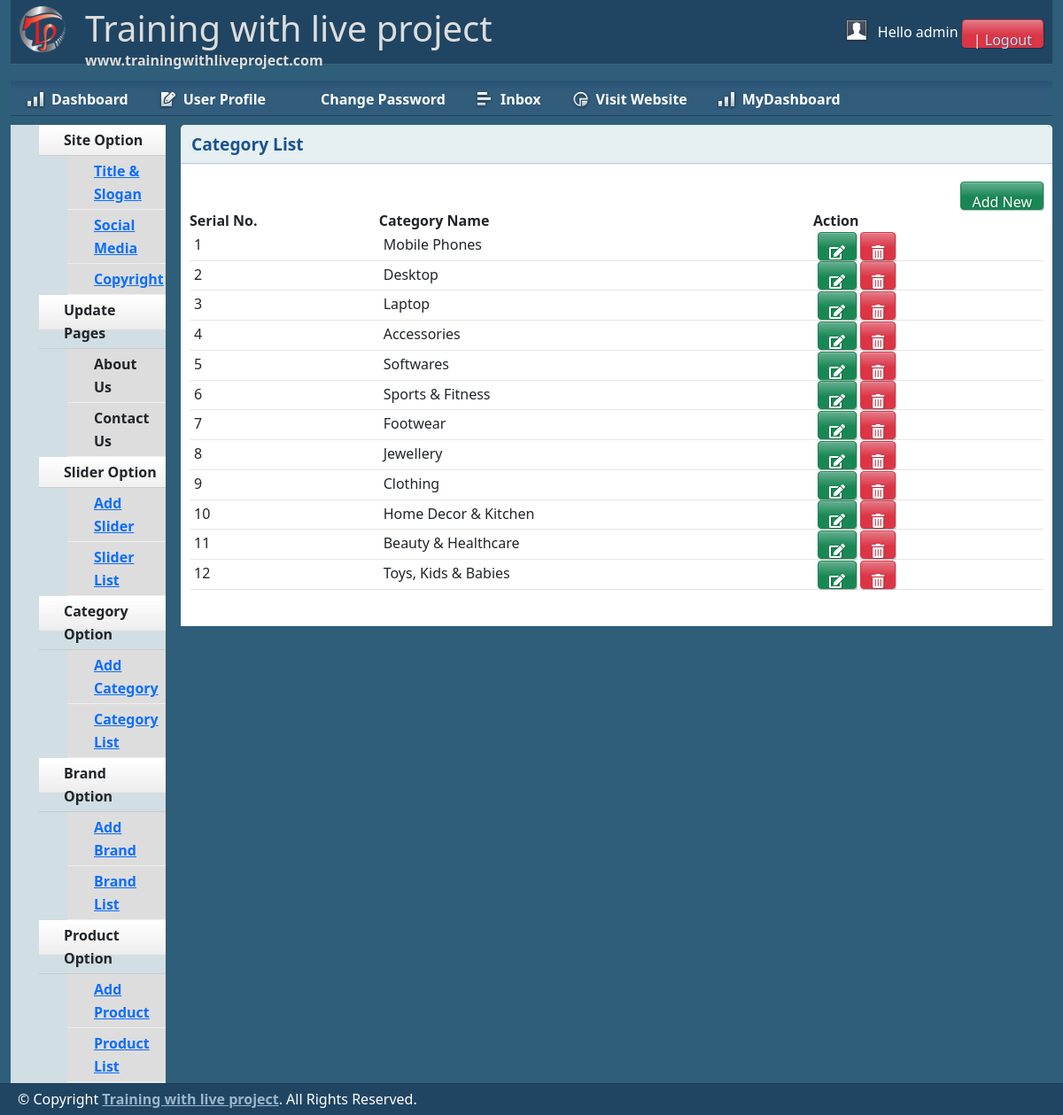
The app's page /admin/catlist.php (signed in) with its own data.
### tables this page shows
CREATE TABLE `tbl_category` (
  `catId` int(11) NOT NULL,
  `catName` varchar(255) NOT NULL
);

### lib/Database.php (called while the page is built, shortened)
<?php
class Database
{
    public $host   = DB_HOST;
    public $user   = DB_USER;
    public $pass   = DB_PASS;
    public $dbname = DB_NAME;
    public $link;
    private function connectDB()
    {
        $this->link = new mysqli(
            $this->host,
            $this->user,
            $this->pass,
            $this->dbname
        );
    }
    public function select($query)
    {
        $result = $this->link->query($query) or
        die($this->link->error . __LINE__);
        if ($result->num_rows > 0) {
            return $result;
        } else {
            return false;
        }
    }
}

### classes/Category.php (called while the page is built, shortened)
<?php
$filepath = realpath(dirname(__FILE__));
include_once($filepath.'/../lib/Database.php');
 ?>
<?php
class Category
{
    private $db;
    public function __construct()
    {
        $this->db = new Database();
    }
    public function getAllCat()
    {
        $query = "SELECT * FROM tbl_category ORDER BY catId DESC";
        $result = $this->db->select($query);
        return $result;
    }
}

### admin/catlist.php (the view, shortened to what this page needs)
<?php include 'inc/header.php';?>
<?php include 'inc/sidebar.php';?>
<?php include '../classes/Category.php'; ?>
<?php
$cat = new Category();
 ?>
        <div class="grid_10">
            <div class="box round first grid">
                <h2>Category List</h2>
                <div class="block">
                <a href="catadd.php" class="btn btn-success pull-right">Add New</a>
                    <table class="data display datatable" id="example">
					<thead>
						<tr>
							<th>Serial No.</th>
							<th>Category Name</th>
							<th>Action</th>
						</tr>
					</thead>
					<tbody>
						<?php
                        $getCat = $cat->getAllCat();
                        if ($getCat) {
                            $i=0;
                            while ($result = $getCat->fetch_assoc()) {
                                $i++; ?>
						<tr class="odd gradeX">
							<td><?php echo $i; ?></td>
							<td><?php echo $result['catName']; ?></td>
							<td><a class="btn btn-success" href="catedit.php?catid=<?php echo $result['catId']; ?>"><i class="fas fa-edit"></i></a>   <a class="btn btn-danger" onclick="return confirm('Are you sure to delete this?')" href="?delcat=<?php echo $result['catId']; ?>"><i class="fas fa-trash-alt"></i></a></td>
						</tr>
						<?php
                            }
                        } ?>
					</tbody>
				</table>
               </div>
            </div>
        </div>
<?php include 'inc/footer.php';?>

### admin/css/text.css (style rules this page uses)
body { font: 13px/1.5 Tahoma, Helvetica, Arial, 'Liberation Sans', FreeSans, sans-serif; }
h2 { font-size: 23px; }
p, dl, hr, h1, h2, h3, h4, h5, h6, ol, ul, pre, table, address, fieldset { margin-bottom: 20px; }

### admin/css/grid.css (style rules this page uses)
.grid_1, .grid_2, .grid_3, .grid_4, .grid_5, .grid_6, .grid_7, .grid_8, .grid_9, .grid_10, .grid_11, .grid_12, .grid_13, .grid_14, .grid_15, .grid_16 { display: inline; float: left; margin-left: 1%; margin-right: 1%; }
.container_12 .grid_10 { width: 81.333%; }

### admin/css/layout.css (style rules this page uses)
body { background: #fff none repeat scroll 0 0; color: #444; font-size: 14px; padding: 0; }
a { color: #000; font-weight:bold; text-decoration: none; }
h1, h2, h3, h4, h5, h6 { line-height:1.2em; margin-bottom:.3em; }
h2 { margin-top:1em; }
.box { background:#fff; margin-bottom:20px; padding:10px 10px 10px 10px; margin-left:-8px; }
.box.grid { padding-bottom:40px; }
.box.round { -moz-border-radius: 5px 5px 0px 0px; -webkit-border-radius: 5px 5px 0px 0px; border-radius: 5px 5px 0px 0px; }
.box h2 { font-size:1.2em; font-weight:bold; color:#1B548D; background:#E6F0F3; margin:-10px -10px 0 -10px; padding:10px 12px; border-bottom:1px solid #B3CBD6; -moz-border-radius: 5px 5px 0px 0px; -webkit-border-radius: 5px 5px 0px 0px; border-radius: 5px 5px 0px 0px; }
.box.first { min-height: 406px; }
.block { padding-top:20px; }
.block { padding-bottom:1px; }
table.display { margin: 0 auto; clear: both; width: 100%; }
tr.odd { height: 30px; line-height: 30px; border-bottom:1px solid #e6e6e6; }
tr.odd td, tr.even td { padding-left:5px; }
.btn, .btn-icon, .btn-mini { background-repeat: repeat-x; color: #FFF; font-weight: bold; display: inline-block; text-decoration: none; border-width: 1px; border-style: solid; padding: 0 15px 4px; *padding: 0 7px 4px; margin: 0; text-shadow: 1px 1px 1px rgba(0,0,0,.2); -moz-box-shadow: 1px 1px 1px rgba(0,0,0,.25); -webkit-box-shadow: 1px 1px 1px rgba(0,0,0,.25); -moz-border-radius: 4px; -webkit-border-radius: 4px; filter: progid:DXImageTransform.Microsoft.Shadow(color=#999999,direction=135,strength=2); cursor: pointer; position: relative; }
.btn, .btn-icon { background-position: 0 -80px; font-size: 12px; height: 32px; line-height: 29px; }
a.btn, a.btn-icon { height: 32px; line-height: 32px; padding-bottom: 0; }
.btn, .btn-icon, .btn-mini, .btn:visited, .btn-icon:visited, .btn-mini:visited { background-image: url(../img/bg-lite.png); background-color: #F90; border-color: #D58000; color: #FFF; }

### records on screen
tbl_category: catName "Mobile Phones"
tbl_category: catName "Desktop"
tbl_category: catName "Laptop"
tbl_category: catName "Accessories"
tbl_category: catName "Softwares"
tbl_category: catName "Sports & Fitness"
tbl_category: catName "Footwear"
tbl_category: catName "Jewellery"
tbl_category: catName "Clothing"
tbl_category: catName "Home Decor & Kitchen"
tbl_category: catName "Beauty & Healthcare"
tbl_category: catName "Toys, Kids & Babies"

### other values on screen
Session::get('adminName') "admin"
